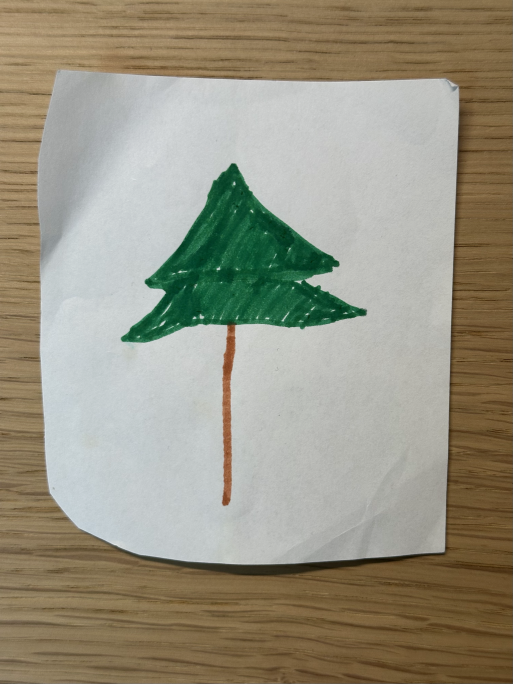
#> input picture docs/brand/source/daughter-drawing-preview.png, 1026 x 1368 px (shown at 1/2 size)
$ python build_brand.py
#> lines starting #> are read from the running program, lines starting #| are printed output that depends on the picture; after the words box and inside, x2 and y2 are one past the last pixel; in counts of white or black regions, pixels touching at a corner belong together
"""Build real vector artwork from the child's drawing and outlined wordmarks.

Requires Pillow and numpy. Run with the bundled workspace Python.
Raster exports are made separately by render.cjs with sharp.
"""
from pathlib import Path
from collections import defaultdict
import json
import hashlib
import numpy as np
from PIL import Image

ROOT = Path(__file__).resolve().parents[1]
SVG = ROOT / 'svg'
SVG.mkdir(exist_ok=True)
im = np.asarray(Image.open(ROOT / 'source/daughter-drawing-preview.png').convert('RGB').resize((1368, 1824)), dtype=float)
r, g, b = im[..., 0], im[..., 1], im[..., 2]
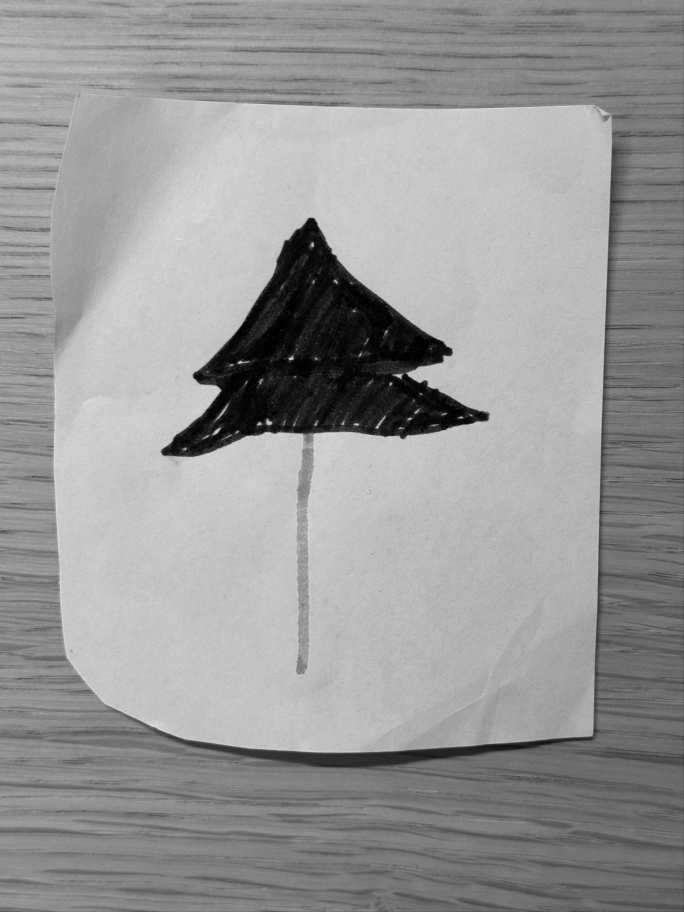
#> r: shape (1824, 1368) float64 (shown at 1/2 size); min 0, max 236, mean 151.6
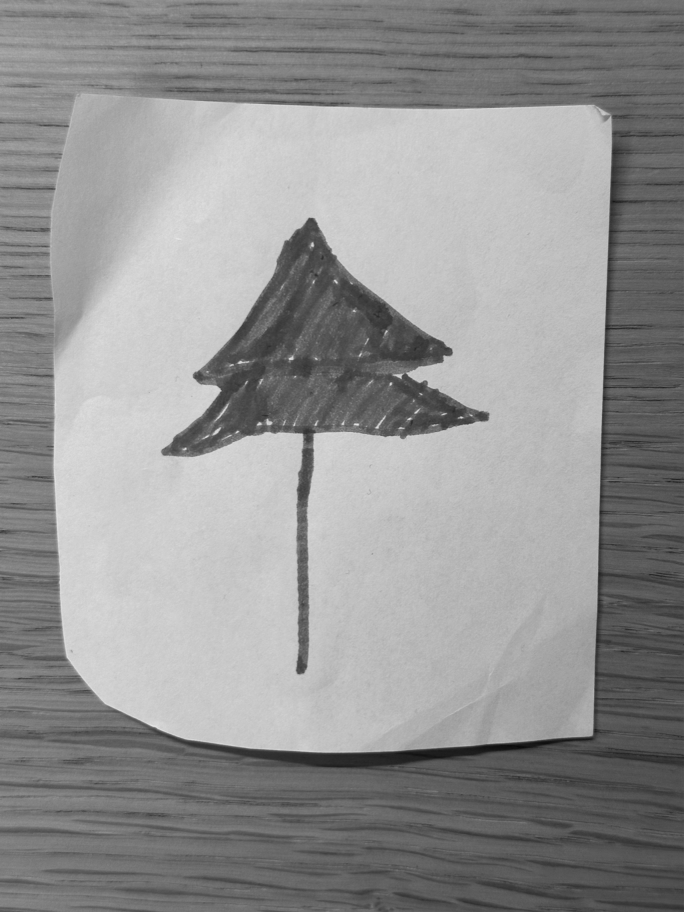
#> g: shape (1824, 1368) float64 (shown at 1/2 size); min 6, max 239, mean 147.1
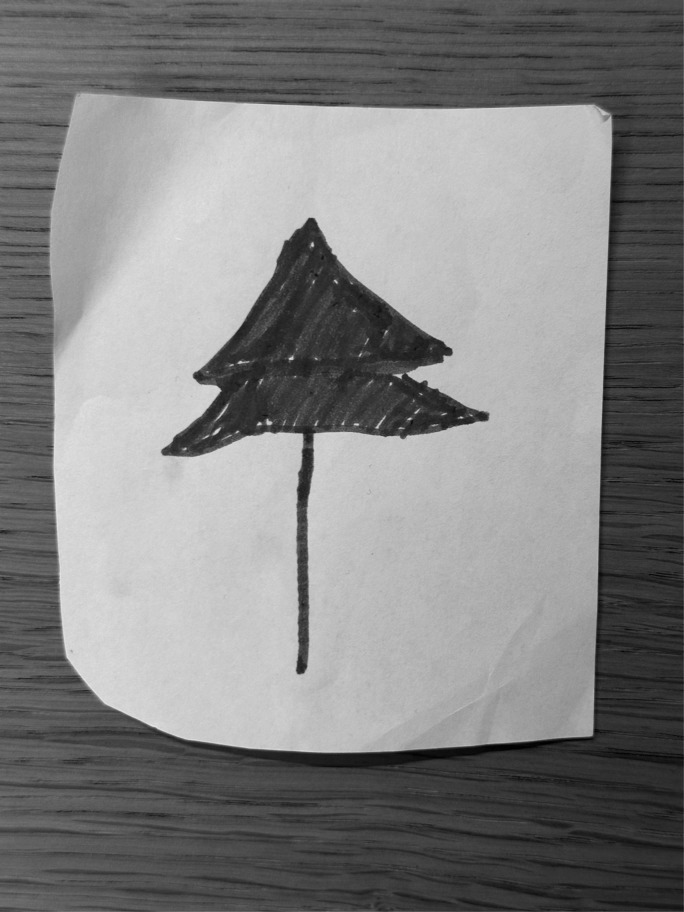
#> b: shape (1824, 1368) float64 (shown at 1/2 size); min 0, max 237, mean 129.4
mask = (g > r * 1.28) & (g > b * 1.12) & (g > 35)
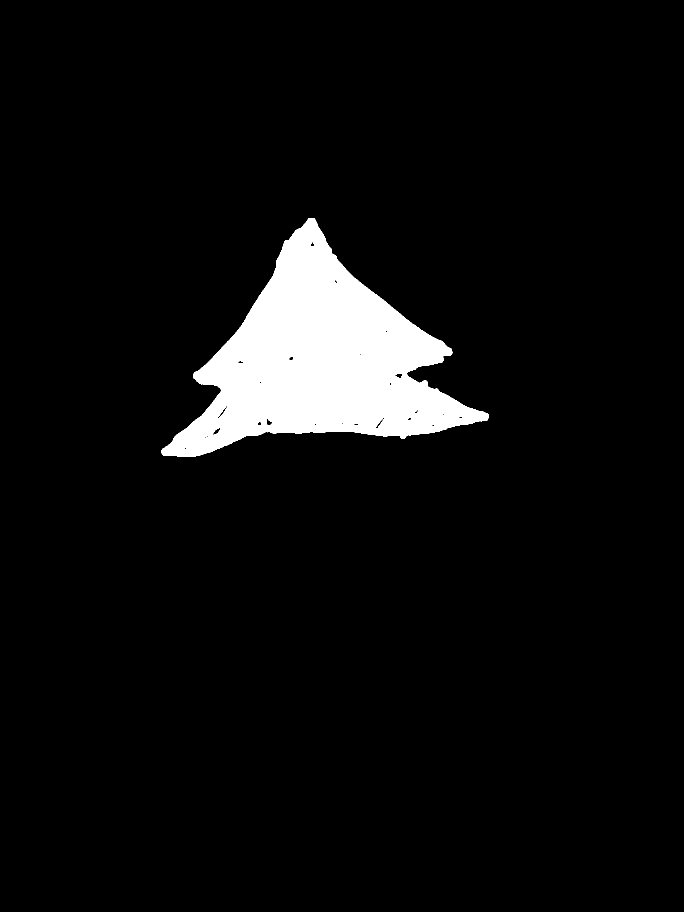
#> mask: shape (1824, 1368) bool (shown at 1/2 size); 5.7% white; 1 white region, box (x1, y1, x2, y2) and area: (322, 436, 977, 913) 141208
mask[:410] = False
mask[940:] = False
mask[:, :280] = False
mask[:, 1040:] = False

def morphology(a, operation):
#> called with operation = 'dilate'
    p = np.pad(a, 2)
#> p: shape (1828, 1372) bool; 5.6% white; 1 white region, box (x1, y1, x2, y2) and area: (324, 438, 979, 915) 141208
    views = [p[y:y+a.shape[0], x:x+a.shape[1]] for y in range(5) for x in range(5)]
#> views = 25 items
    return np.logical_or.reduce(views) if operation == 'dilate' else np.logical_and.reduce(views)
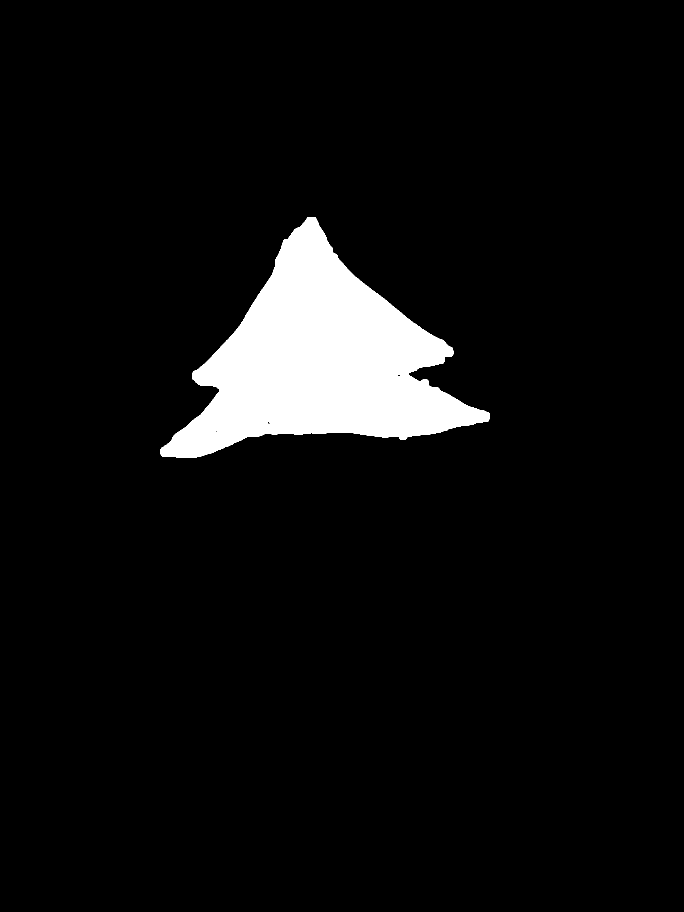
#> returned value: shape (1824, 1368) bool (shown at 1/2 size); 5.9% white; 1 white region, box (x1, y1, x2, y2) and area: (320, 434, 979, 915) 147273

mask = morphology(morphology(mask, 'dilate'), 'erode')
#> in morphology (call 2), `p = np.pad(a, 2)`: p: shape (1828, 1372) bool; 5.9% white; 1 white region, box (x1, y1, x2, y2) and area: (322, 436, 981, 917) 147273
#> in morphology (call 2), `return np.logical_or.reduce(views) if operation == 'dilate' else np.lo..`: returned value: shape (1824, 1368) bool; 5.7% white; 1 white region, box (x1, y1, x2, y2) and area: (322, 436, 977, 913) 141829
edges = defaultdict(list)
north = np.zeros_like(mask); north[1:] = mask[:-1]
#> after `north[1:] = mask[:-1]`:
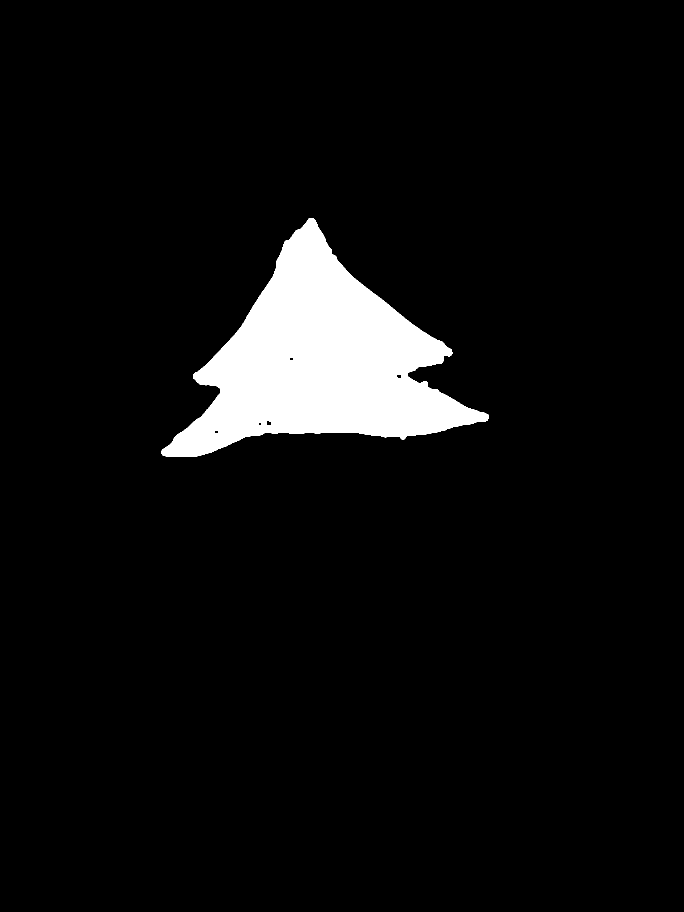
#> north: shape (1824, 1368) bool (shown at 1/2 size); 5.7% white; 1 white region, box (x1, y1, x2, y2) and area: (322, 437, 977, 914) 141829
south = np.zeros_like(mask); south[:-1] = mask[1:]
#> after `south[:-1] = mask[1:]`:
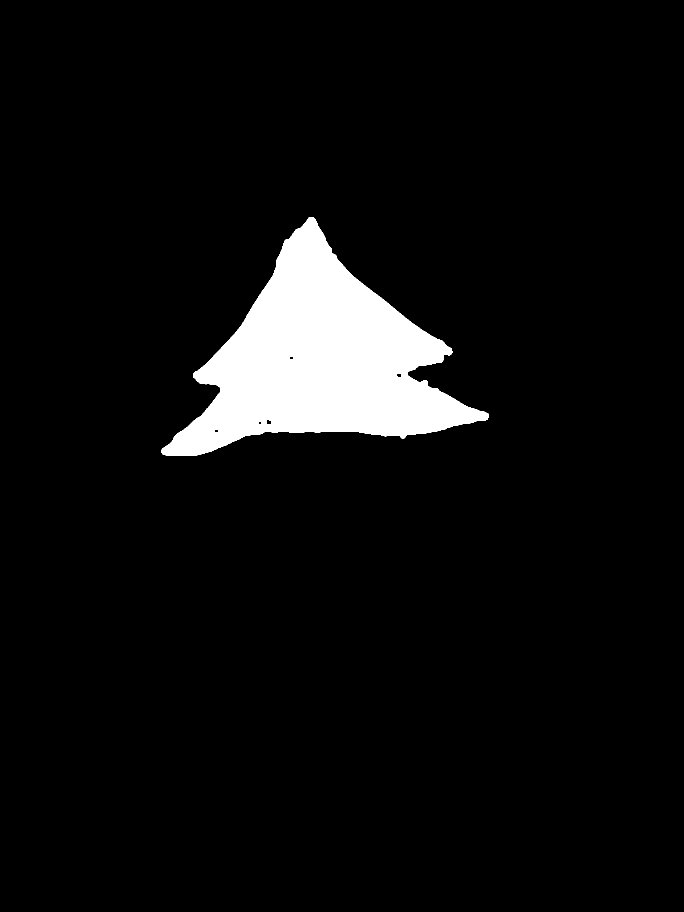
#> south: shape (1824, 1368) bool (shown at 1/2 size); 5.7% white; 1 white region, box (x1, y1, x2, y2) and area: (322, 435, 977, 912) 141829
west = np.zeros_like(mask); west[:, 1:] = mask[:, :-1]
#> after `west[:, 1:] = mask[:, :-1]`: west: shape (1824, 1368) bool; 5.7% white; 1 white region, box (x1, y1, x2, y2) and area: (323, 436, 978, 913) 141829
east = np.zeros_like(mask); east[:, :-1] = mask[:, 1:]
#> after `east[:, :-1] = mask[:, 1:]`: east: shape (1824, 1368) bool; 5.7% white; 1 white region, box (x1, y1, x2, y2) and area: (321, 436, 976, 913) 141829
for side, neighbor in [('top',north), ('right',east), ('bottom',south), ('left',west)]:
    for y, x in zip(*np.where(mask & ~neighbor)):
        if side == 'top': a, z = (x,y), (x+1,y)
        elif side == 'right': a, z = (x+1,y), (x+1,y+1)
        elif side == 'bottom': a, z = (x+1,y+1), (x,y+1)
        else: a, z = (x,y+1), (x,y)
        edges[a].append(z)
#> this loop made 4 passes
#> side on passes 1 to 4: 'top', 'right', 'bottom', 'left'
loops = []
while edges:
    start = next(iter(edges)); current = start; loop = [start]
    while current in edges:
        following = edges[current].pop()
        if not edges[current]: del edges[current]
        current = following
        loop.append(current)
        if current == start: break
    loops.append(loop)
contour = max(loops, key=len)

def rdp(points, epsilon):
    if len(points) < 3: return points
    a, z = np.array(points[0]), np.array(points[-1])
    values = np.array(points[1:-1])
    line = z-a
    distances = np.linalg.norm(values-a, axis=1) if not np.any(line) else abs(line[0]*(a[1]-values[:,1])-line[1]*(a[0]-values[:,0])) / np.linalg.norm(line)
    index = int(np.argmax(distances)) + 1
    if distances[index-1] > epsilon:
        return rdp(points[:index+1],epsilon)[:-1]+rdp(points[index:],epsilon)
    return [points[0],points[-1]]

half = len(contour)//2
points = rdp(contour[:half+1], 4.0)[:-1] + rdp(contour[half:], 4.0)[:-1]
minimum = np.array(contour).min(axis=0)
maximum = np.array(contour).max(axis=0)
scale = 660 / (maximum[0]-minimum[0])
normalized = [((float(x)-minimum[0])*scale+70, (float(y)-minimum[1])*scale+65) for x,y in points]

def curved(points):
    n = len(points)
    fmt = lambda p: f'{p[0]:.2f} {p[1]:.2f}'
    d = 'M'+fmt(points[0])
    for i in range(n):
        previous = np.array(points[(i-1)%n]); a = np.array(points[i]); z = np.array(points[(i+1)%n]); following = np.array(points[(i+2)%n])
        c1 = a+(z-previous)/10
        c2 = z-(following-a)/10
        d += ' C'+fmt(c1)+' '+fmt(c2)+' '+fmt(z)
    return d+' Z'

crown = curved(normalized)
green, brown, paper, ink = '#167454', '#B9784D', '#F7F5ED', '#243B32'
trunk_x = (610-minimum[0])*scale+70
join_y = (864-minimum[1])*scale+65
trunk = f'M {trunk_x-10:.2f} {join_y-12:.2f} C {trunk_x-6:.2f} 615 {trunk_x-20:.2f} 708 {trunk_x-18:.2f} 754 Q {trunk_x-17:.2f} 767 {trunk_x-6:.2f} 766 Q {trunk_x+5:.2f} 765 {trunk_x+7:.2f} 755 C {trunk_x+8:.2f} 680 {trunk_x+12:.2f} 600 {trunk_x+12:.2f} {join_y-12:.2f} Z'

# A few intentional vector pencil strokes echo the original pigment direction.
strokes = [
    'M 372 132 C 336 210 307 280 244 346',
    'M 430 216 C 477 279 528 312 572 337',
    'M 231 445 Q 191 490 157 510',
    'M 357 449 Q 339 474 319 494',
    'M 509 445 Q 547 467 589 480',
]
def mark(monochrome=False, texture=True, reversed=False):
    c = paper if reversed else (ink if monochrome else green)
    t = c if monochrome or reversed else brown
    shapes = f'<path id="trunk" fill="{t}" d="{trunk}"/><path id="crown" fill="{c}" d="{crown}"/>'
    if texture and not monochrome and not reversed:
        shapes += '<g id="pencil-strokes" fill="none" stroke="#B6DCCE" stroke-width="5" stroke-linecap="round" opacity=".22">' + ''.join(f'<path d="{p}"/>' for p in strokes) + '</g>'
    return shapes

def svg(name, width, height, content, description):
    s = f'''<?xml version="1.0" encoding="UTF-8"?>
<svg xmlns="http://www.w3.org/2000/svg" width="{width}" height="{height}" viewBox="0 0 {width} {height}" role="img" aria-labelledby="title desc">
<title id="title">森学 SenLearn · {description}</title>
<desc id="desc">Derived from the user's daughter's two-tier green tree drawing. True vector paths; no embedded raster images, fonts, or external resources.</desc>
{content}
</svg>
'''
    (SVG / name).write_text(s, encoding='utf-8')

#> (the run stopped early here; a loop or call above may not have finished)
